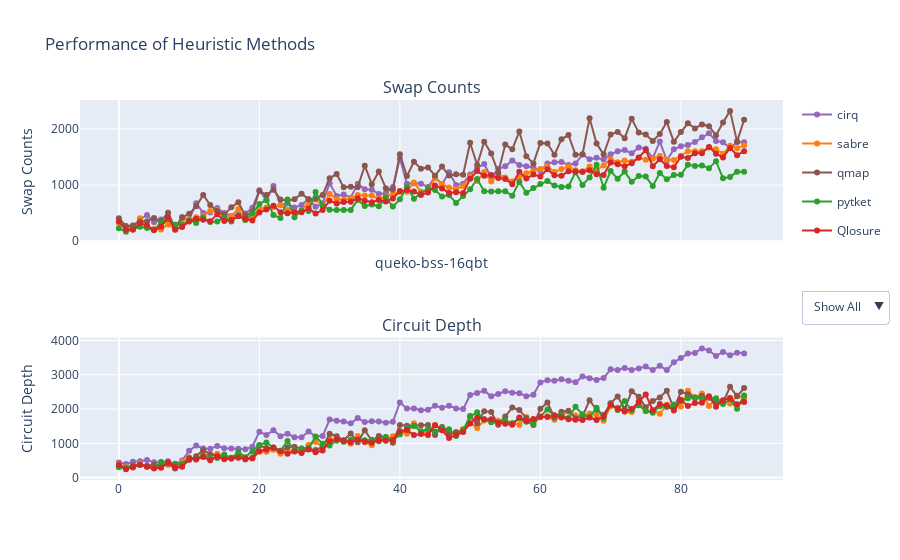

The notebook cell saved with this chart:
### Code cell
benchmark = "queko-bss-16qbt"
layout = "trivial"
beckend = "sherbrooke"
methods = ["cirq","sabre","qmap","pytket","Qlosure"]

plots(benchmark,methods,layout,beckend,our_method="Qlosure")

### Figure 1 — Plotly figure (JSON) as saved in the notebook; plotly's stock layout.template omitted (floating-point values rounded to 4 significant figures)
{"data": [{"legendgroup": "cirq", "line": {"color": "#9467bd"}, "marker": {"color": "#9467bd"}, "mode": "lines+markers", "name": "cirq", "type": "scatter", "x": [0, 1, 2, 3, 4, 5, 6, 7, 8, 9, 10, 11, 12, 13, 14, 15, 16, 17, 18, 19, 20, 21, 22, 23, 24, 25, 26, 27, 28, 29, 30, 31, 32, 33, 34, 35, 36, 37, 38, 39, 40, 41, 42, 43, 44, 45, 46, 47, 48, 49, 50, 51, 52, 53, 54, 55, 56, 57, 58, 59, 60, 61, 62, 63, 64, 65, 66, 67, 68, 69, 70, 71, 72, 73, 74, 75, 76, 77, 78, 79, 80, 81, 82, 83, 84, 85, 86, 87, 88, 89], "xaxis": "x", "y": [328, 241, 276, 384, 470, 338, 389, 381, 242, 434, 380, 678, 505, 511, 592, 503, 451, 469, 494, 598, 908, 729, 985, 646, 671, 600, 648, 749, 614, 679, 1035, 805, 834, 775, 1026, 924, 917, 843, 856, 964, 1475, 1023, 1035, 1025, 966, 1145, 1017, 1228, 1001, 1026, 1189, 1304, 1377, 1134, 1289, 1335, 1437, 1358, 1336, 1312, 1253, 1385, 1405, 1410, 1358, 1385, 1543, 1460, 1488, 1456, 1547, 1602, 1623, 1566, 1670, 1649, 1481, 1775, 1439, 1637, 1691, 1714, 1765, 1852, 1923, 1786, 1764, 1656, 1764, 1764], "yaxis": "y"}, {"legendgroup": "sabre", "line": {"color": "#ff7f0e"}, "marker": {"color": "#ff7f0e"}, "mode": "lines+markers", "name": "sabre", "type": "scatter", "x": [0, 1, 2, 3, 4, 5, 6, 7, 8, 9, 10, 11, 12, 13, 14, 15, 16, 17, 18, 19, 20, 21, 22, 23, 24, 25, 26, 27, 28, 29, 30, 31, 32, 33, 34, 35, 36, 37, 38, 39, 40, 41, 42, 43, 44, 45, 46, 47, 48, 49, 50, 51, 52, 53, 54, 55, 56, 57, 58, 59, 60, 61, 62, 63, 64, 65, 66, 67, 68, 69, 70, 71, 72, 73, 74, 75, 76, 77, 78, 79, 80, 81, 82, 83, 84, 85, 86, 87, 88, 89], "xaxis": "x", "y": [333, 218, 235, 411, 266, 218, 211, 299, 216, 382, 391, 426, 449, 541, 556, 412, 450, 575, 379, 410, 584, 601, 609, 642, 559, 526, 541, 701, 743, 625, 842, 749, 738, 766, 824, 814, 813, 756, 799, 840, 879, 883, 1046, 883, 894, 1125, 1013, 957, 926, 982, 1158, 1074, 1231, 1066, 1185, 1135, 1065, 1130, 1213, 1252, 1286, 1332, 1234, 1285, 1330, 1266, 1245, 1329, 1270, 1349, 1461, 1406, 1437, 1414, 1486, 1450, 1469, 1516, 1455, 1445, 1523, 1603, 1602, 1602, 1669, 1636, 1557, 1700, 1655, 1708], "yaxis": "y"}, {"legendgroup": "qmap", "line": {"color": "#8c564b"}, "marker": {"color": "#8c564b"}, "mode": "lines+markers", "name": "qmap", "type": "scatter", "x": [0, 1, 2, 3, 4, 5, 6, 7, 8, 9, 10, 11, 12, 13, 14, 15, 16, 17, 18, 19, 20, 21, 22, 23, 24, 25, 26, 27, 28, 29, 30, 31, 32, 33, 34, 35, 36, 37, 38, 39, 40, 41, 42, 43, 44, 45, 46, 47, 48, 49, 50, 51, 52, 53, 54, 55, 56, 57, 58, 59, 60, 61, 62, 63, 64, 65, 66, 67, 68, 69, 70, 71, 72, 73, 74, 75, 76, 77, 78, 79, 80, 81, 82, 83, 84, 85, 86, 87, 88, 89], "xaxis": "x", "y": [411, 270, 283, 350, 355, 414, 360, 509, 238, 422, 489, 623, 825, 644, 540, 471, 607, 693, 458, 522, 894, 825, 917, 745, 721, 748, 848, 748, 760, 825, 1121, 1199, 960, 969, 963, 1345, 1017, 1241, 945, 920, 1548, 1160, 1416, 1292, 1315, 1167, 1329, 1170, 1191, 1183, 1755, 1358, 1771, 1562, 1222, 1721, 1639, 1953, 1514, 1386, 1751, 1740, 1539, 1815, 1891, 1539, 1550, 2189, 1739, 1547, 1900, 1947, 1833, 2179, 1936, 1899, 1784, 1910, 2122, 1770, 1945, 2100, 2009, 2080, 2048, 1886, 2113, 2321, 1774, 2163], "yaxis": "y"}, {"legendgroup": "pytket", "line": {"color": "#2ca02c"}, "marker": {"color": "#2ca02c"}, "mode": "lines+markers", "name": "pytket", "type": "scatter", "x": [0, 1, 2, 3, 4, 5, 6, 7, 8, 9, 10, 11, 12, 13, 14, 15, 16, 17, 18, 19, 20, 21, 22, 23, 24, 25, 26, 27, 28, 29, 30, 31, 32, 33, 34, 35, 36, 37, 38, 39, 40, 41, 42, 43, 44, 45, 46, 47, 48, 49, 50, 51, 52, 53, 54, 55, 56, 57, 58, 59, 60, 61, 62, 63, 64, 65, 66, 67, 68, 69, 70, 71, 72, 73, 74, 75, 76, 77, 78, 79, 80, 81, 82, 83, 84, 85, 86, 87, 88, 89], "xaxis": "x", "y": [233, 172, 216, 257, 236, 196, 336, 395, 295, 293, 370, 326, 425, 343, 350, 425, 354, 460, 380, 499, 662, 737, 469, 413, 744, 430, 546, 539, 876, 632, 560, 559, 555, 558, 736, 630, 655, 623, 782, 617, 746, 965, 759, 850, 944, 912, 798, 823, 683, 804, 924, 1108, 892, 888, 891, 890, 812, 1057, 864, 949, 1018, 1071, 993, 968, 974, 1230, 1003, 1137, 1361, 953, 1250, 1112, 1241, 1060, 1162, 1152, 983, 1215, 1102, 1178, 1182, 1360, 1340, 1349, 1301, 1426, 1120, 1146, 1236, 1238], "yaxis": "y"}, {"legendgroup": "Qlosure", "line": {"color": "#d62728"}, "marker": {"color": "#d62728"}, "mode": "lines+markers", "name": "Qlosure", "type": "scatter", "x": [0, 1, 2, 3, 4, 5, 6, 7, 8, 9, 10, 11, 12, 13, 14, 15, 16, 17, 18, 19, 20, 21, 22, 23, 24, 25, 26, 27, 28, 29, 30, 31, 32, 33, 34, 35, 36, 37, 38, 39, 40, 41, 42, 43, 44, 45, 46, 47, 48, 49, 50, 51, 52, 53, 54, 55, 56, 57, 58, 59, 60, 61, 62, 63, 64, 65, 66, 67, 68, 69, 70, 71, 72, 73, 74, 75, 76, 77, 78, 79, 80, 81, 82, 83, 84, 85, 86, 87, 88, 89], "xaxis": "x", "y": [351, 207, 206, 322, 279, 201, 257, 426, 206, 256, 354, 400, 383, 357, 480, 360, 381, 446, 399, 368, 513, 564, 633, 516, 501, 515, 519, 586, 496, 556, 722, 673, 700, 704, 767, 721, 695, 733, 709, 763, 894, 914, 884, 823, 869, 991, 940, 861, 874, 859, 1114, 1250, 1167, 1178, 1127, 1110, 1017, 1237, 1117, 1188, 1153, 1280, 1176, 1168, 1245, 1241, 1235, 1266, 1192, 1180, 1402, 1371, 1337, 1389, 1493, 1625, 1336, 1461, 1340, 1319, 1504, 1483, 1565, 1569, 1680, 1560, 1493, 1662, 1533, 1604], "yaxis": "y"}, {"legendgroup": "cirq", "line": {"color": "#9467bd"}, "marker": {"color": "#9467bd"}, "mode": "lines+markers", "name": "cirq", "showlegend": false, "type": "scatter", "x": [0, 1, 2, 3, 4, 5, 6, 7, 8, 9, 10, 11, 12, 13, 14, 15, 16, 17, 18, 19, 20, 21, 22, 23, 24, 25, 26, 27, 28, 29, 30, 31, 32, 33, 34, 35, 36, 37, 38, 39, 40, 41, 42, 43, 44, 45, 46, 47, 48, 49, 50, 51, 52, 53, 54, 55, 56, 57, 58, 59, 60, 61, 62, 63, 64, 65, 66, 67, 68, 69, 70, 71, 72, 73, 74, 75, 76, 77, 78, 79, 80, 81, 82, 83, 84, 85, 86, 87, 88, 89], "xaxis": "x2", "y": [439, 398, 464, 474, 515, 445, 451, 477, 392, 498, 783, 934, 851, 841, 920, 854, 851, 839, 828, 903, 1340, 1240, 1378, 1209, 1282, 1180, 1176, 1344, 1202, 1210, 1692, 1656, 1637, 1582, 1736, 1619, 1643, 1639, 1601, 1626, 2194, 2019, 2013, 1966, 1976, 2095, 2041, 2096, 2019, 1999, 2412, 2471, 2535, 2373, 2442, 2517, 2478, 2463, 2376, 2417, 2778, 2838, 2825, 2868, 2826, 2779, 2951, 2898, 2848, 2905, 3159, 3137, 3201, 3139, 3186, 3239, 3140, 3260, 3136, 3367, 3488, 3619, 3638, 3770, 3706, 3544, 3666, 3569, 3646, 3624], "yaxis": "y2"}, {"legendgroup": "sabre", "line": {"color": "#ff7f0e"}, "marker": {"color": "#ff7f0e"}, "mode": "lines+markers", "name": "sabre", "showlegend": false, "type": "scatter", "x": [0, 1, 2, 3, 4, 5, 6, 7, 8, 9, 10, 11, 12, 13, 14, 15, 16, 17, 18, 19, 20, 21, 22, 23, 24, 25, 26, 27, 28, 29, 30, 31, 32, 33, 34, 35, 36, 37, 38, 39, 40, 41, 42, 43, 44, 45, 46, 47, 48, 49, 50, 51, 52, 53, 54, 55, 56, 57, 58, 59, 60, 61, 62, 63, 64, 65, 66, 67, 68, 69, 70, 71, 72, 73, 74, 75, 76, 77, 78, 79, 80, 81, 82, 83, 84, 85, 86, 87, 88, 89], "xaxis": "x2", "y": [383, 304, 339, 410, 314, 268, 326, 372, 277, 467, 587, 559, 660, 660, 695, 620, 564, 691, 550, 558, 756, 757, 815, 696, 787, 776, 753, 948, 1044, 900, 1140, 1085, 1081, 987, 1212, 1031, 940, 1192, 1117, 1204, 1339, 1279, 1584, 1302, 1352, 1538, 1405, 1226, 1324, 1418, 1599, 1445, 1668, 1673, 1659, 1588, 1586, 1544, 1768, 1605, 1758, 1790, 1685, 1810, 1925, 1812, 1802, 1872, 1817, 1662, 2084, 2044, 1920, 1916, 2235, 1942, 1955, 1864, 2124, 2074, 2073, 2531, 2341, 2453, 2086, 2317, 2209, 2163, 2396, 2314], "yaxis": "y2"}, {"legendgroup": "qmap", "line": {"color": "#8c564b"}, "marker": {"color": "#8c564b"}, "mode": "lines+markers", "name": "qmap", "showlegend": false, "type": "scatter", "x": [0, 1, 2, 3, 4, 5, 6, 7, 8, 9, 10, 11, 12, 13, 14, 15, 16, 17, 18, 19, 20, 21, 22, 23, 24, 25, 26, 27, 28, 29, 30, 31, 32, 33, 34, 35, 36, 37, 38, 39, 40, 41, 42, 43, 44, 45, 46, 47, 48, 49, 50, 51, 52, 53, 54, 55, 56, 57, 58, 59, 60, 61, 62, 63, 64, 65, 66, 67, 68, 69, 70, 71, 72, 73, 74, 75, 76, 77, 78, 79, 80, 81, 82, 83, 84, 85, 86, 87, 88, 89], "xaxis": "x2", "y": [347, 265, 296, 372, 348, 377, 321, 412, 264, 337, 514, 626, 798, 684, 621, 565, 581, 621, 527, 579, 937, 863, 863, 765, 884, 902, 846, 818, 808, 890, 1278, 1207, 1091, 1284, 1029, 1383, 1074, 1210, 1179, 1017, 1538, 1515, 1520, 1527, 1532, 1246, 1478, 1279, 1324, 1343, 1795, 1586, 1933, 1911, 1544, 1786, 2042, 1973, 1728, 1531, 2005, 2194, 1748, 1923, 1952, 1729, 1787, 2257, 1976, 1824, 2172, 2368, 2003, 2516, 2362, 2052, 2235, 2337, 2537, 2007, 2502, 2433, 2316, 2378, 2329, 2190, 2183, 2650, 2372, 2612], "yaxis": "y2"}, {"legendgroup": "pytket", "line": {"color": "#2ca02c"}, "marker": {"color": "#2ca02c"}, "mode": "lines+markers", "name": "pytket", "showlegend": false, "type": "scatter", "x": [0, 1, 2, 3, 4, 5, 6, 7, 8, 9, 10, 11, 12, 13, 14, 15, 16, 17, 18, 19, 20, 21, 22, 23, 24, 25, 26, 27, 28, 29, 30, 31, 32, 33, 34, 35, 36, 37, 38, 39, 40, 41, 42, 43, 44, 45, 46, 47, 48, 49, 50, 51, 52, 53, 54, 55, 56, 57, 58, 59, 60, 61, 62, 63, 64, 65, 66, 67, 68, 69, 70, 71, 72, 73, 74, 75, 76, 77, 78, 79, 80, 81, 82, 83, 84, 85, 86, 87, 88, 89], "xaxis": "x2", "y": [299, 272, 357, 365, 327, 288, 454, 415, 402, 395, 578, 535, 636, 569, 570, 676, 555, 743, 597, 762, 950, 1026, 879, 781, 1067, 788, 844, 868, 1194, 984, 936, 1080, 1044, 1106, 1061, 1093, 1101, 1057, 1181, 1077, 1258, 1445, 1507, 1354, 1418, 1342, 1437, 1414, 1215, 1391, 1777, 1903, 1697, 1614, 1599, 1655, 1587, 1721, 1628, 1565, 1782, 1990, 1799, 1810, 1739, 2066, 1845, 1763, 2036, 1733, 2164, 1975, 2233, 1962, 2112, 1943, 1889, 2083, 2056, 2130, 2234, 2314, 2339, 2302, 2337, 2310, 2148, 2284, 2008, 2393], "yaxis": "y2"}, {"legendgroup": "Qlosure", "line": {"color": "#d62728"}, "marker": {"color": "#d62728"}, "mode": "lines+markers", "name": "Qlosure", "showlegend": false, "type": "scatter", "x": [0, 1, 2, 3, 4, 5, 6, 7, 8, 9, 10, 11, 12, 13, 14, 15, 16, 17, 18, 19, 20, 21, 22, 23, 24, 25, 26, 27, 28, 29, 30, 31, 32, 33, 34, 35, 36, 37, 38, 39, 40, 41, 42, 43, 44, 45, 46, 47, 48, 49, 50, 51, 52, 53, 54, 55, 56, 57, 58, 59, 60, 61, 62, 63, 64, 65, 66, 67, 68, 69, 70, 71, 72, 73, 74, 75, 76, 77, 78, 79, 80, 81, 82, 83, 84, 85, 86, 87, 88, 89], "xaxis": "x2", "y": [368, 247, 318, 378, 317, 271, 290, 451, 312, 318, 551, 529, 598, 503, 612, 536, 559, 581, 559, 563, 771, 821, 879, 772, 699, 762, 718, 828, 738, 789, 1060, 1119, 1069, 1029, 1105, 1048, 1014, 1093, 1073, 1098, 1354, 1389, 1239, 1274, 1242, 1528, 1382, 1154, 1245, 1327, 1581, 1746, 1702, 1701, 1601, 1571, 1542, 1756, 1653, 1710, 1773, 1768, 1817, 1756, 1705, 1685, 1680, 1753, 1679, 1788, 2128, 2005, 1936, 1999, 2209, 2426, 1964, 2146, 2106, 1958, 2271, 2089, 2176, 2180, 2373, 2069, 2260, 2320, 2141, 2208], "yaxis": "y2"}], "layout": {"annotations": [{"font": {"size": 16}, "showarrow": false, "text": "Swap Counts", "x": 0.5, "xanchor": "center", "xref": "paper", "y": 1, "yanchor": "bottom", "yref": "paper"}, {"font": {"size": 16}, "showarrow": false, "text": "Circuit Depth", "x": 0.5, "xanchor": "center", "xref": "paper", "y": 0.375, "yanchor": "bottom", "yref": "paper"}], "title": {"text": "Performance of Heuristic Methods"}, "updatemenus": [{"buttons": [{"args": [{"visible": [true, true, true, true, true, true, true, true, true, true]}], "label": "Show All", "method": "update"}, {"args": [{"visible": [false, false, false, false, false, false, false, false, false, false]}], "label": "Hide All", "method": "update"}, {"args": [{"visible": [true, false, false, false, false, true, false, false, false, false]}], "label": "cirq", "method": "update"}, {"args": [{"visible": [false, true, false, false, false, false, true, false, false, false]}], "label": "sabre", "method": "update"}, {"args": [{"visible": [false, false, true, false, false, false, false, true, false, false]}], "label": "qmap", "method": "update"}, {"args": [{"visible": [false, false, false, true, false, false, false, false, true, false]}], "label": "pytket", "method": "update"}, {"args": [{"visible": [false, false, false, false, true, false, false, false, false, true]}], "label": "Qlosure", "method": "update"}], "direction": "down", "showactive": true, "x": 1.15, "y": 0.5}], "xaxis": {"anchor": "y", "domain": [0, 1], "matches": "x2", "showticklabels": false, "title": {"text": "queko-bss-16qbt"}}, "xaxis2": {"anchor": "y2", "domain": [0, 1]}, "yaxis": {"anchor": "x", "domain": [0.625, 1], "title": {"text": "Swap Counts"}}, "yaxis2": {"anchor": "x2", "domain": [0, 0.375], "title": {"text": "Circuit Depth"}}}}
